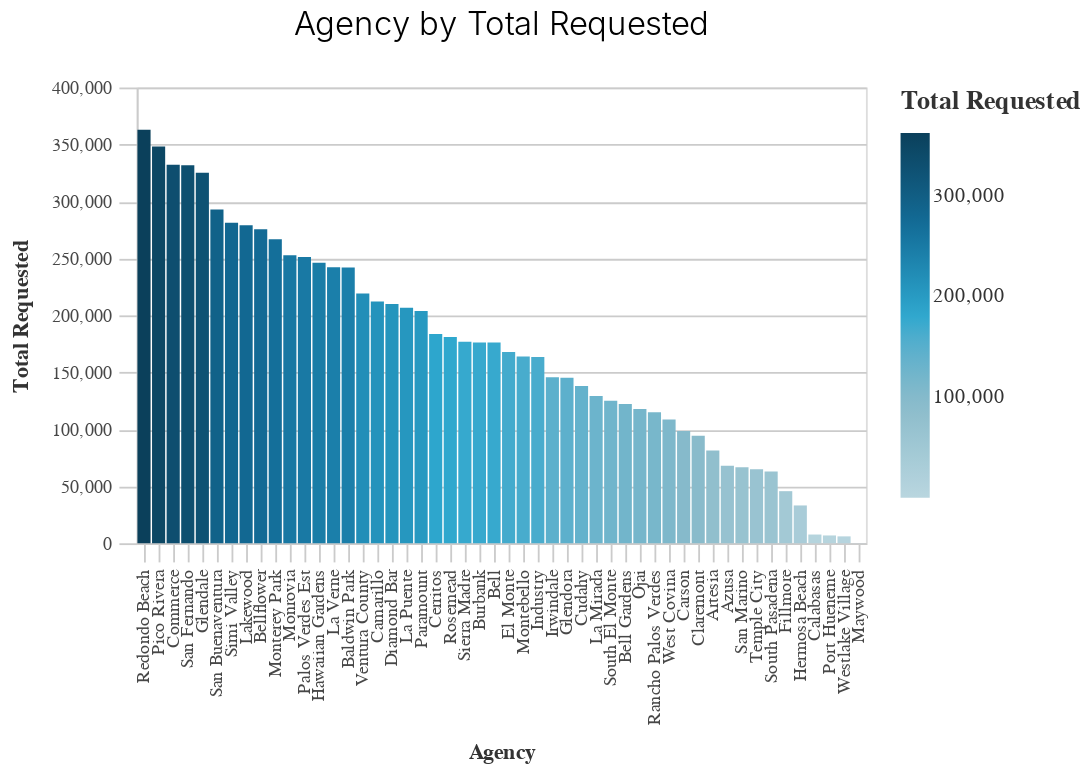

Notebook code cell kept with this figure:
### Code cell
_dla_utils.basic_bar_chart((((_dla_utils.calculate_data_all(df, 'total_requested', 'primary_agency_name', aggfunc="mean"))
                          >>arrange(-_.total_requested)).tail(50)
                        ), 'primary_agency_name','total_requested', 'total_requested', subset
                       )

### Figure 1 — Vega-Lite specification as saved in the notebook (floating-point values rounded to 4 significant figures)
{"usermeta": {"embedOptions": {"theme": "fivethirtyeight"}}, "config": {"view": {"continuousWidth": 400, "continuousHeight": 300}, "axis": {"domainColor": "#cbcbcb", "grid": true, "gridColor": "#cbcbcb", "gridWidth": 1, "labelColor": "#474747", "labelFont": "Nunito Sans", "labelFontSize": 10, "labelPadding": 4, "tickColor": "#cbcbcb", "tickSize": 10, "titleColor": "#333", "titleFont": "Raleway", "titleFontSize": 12, "titlePadding": 10}, "axisBand": {"grid": false}, "background": "white", "font": "Raleway", "header": {"labelFont": "Nunito Sans", "titleFont": "Raleway"}, "legend": {"labelColor": "#333", "labelFont": "Nunito Sans", "labelFontSize": 11, "labelLimit": 0, "padding": 1, "symbolSize": 30, "symbolType": "square", "titleColor": "#333", "titleFont": "Raleway", "titleFontSize": 14, "titlePadding": 10}, "title": {"anchor": "middle", "font": "Raleway", "fontSize": 18, "fontWeight": 300, "offset": 20}}, "data": {"name": "data-8f22c07f588c6e65397e80ab5858c89a"}, "mark": "bar", "encoding": {"color": {"field": "total_requested", "legend": {"title": "Total Requested"}, "scale": {"range": ["#B9D6DF", "#8CBCCB", "#2EA8CE", "#136C97", "#0B405B"]}, "type": "quantitative"}, "x": {"field": "primary_agency_name", "sort": "-y", "title": "Agency", "type": "nominal"}, "y": {"field": "total_requested", "title": "Total Requested", "type": "quantitative"}}, "height": 250, "title": "Agency by Total Requested", "width": 400, "$schema": "https://vega.github.io/schema/vega-lite/v4.17.0.json", "datasets": {"data-8f22c07f588c6e65397e80ab5858c89a": [{"primary_agency_name": "Redondo Beach", "total_requested": 362800.0}, {"primary_agency_name": "Pico Rivera", "total_requested": 348200.0}, {"primary_agency_name": "Commerce", "total_requested": 332100.0}, {"primary_agency_name": "San Fernando", "total_requested": 331800.0}, {"primary_agency_name": "Glendale", "total_requested": 325200.0}, {"primary_agency_name": "San Buenaventura", "total_requested": 293000.0}, {"primary_agency_name": "Simi Valley", "total_requested": 281400.0}, {"primary_agency_name": "Lakewood", "total_requested": 279100.0}, {"primary_agency_name": "Bellflower", "total_requested": 275600.0}, {"primary_agency_name": "Monterey Park", "total_requested": 266900.0}, {"primary_agency_name": "Monrovia", "total_requested": 252800.0}, {"primary_agency_name": "Palos Verdes Est", "total_requested": 251200.0}, {"primary_agency_name": "Hawaiian Gardens", "total_requested": 246200.0}, {"primary_agency_name": "La Verne", "total_requested": 242200.0}, {"primary_agency_name": "Baldwin Park", "total_requested": 242000.0}, {"primary_agency_name": "Ventura County", "total_requested": 219200.0}, {"primary_agency_name": "Camarillo", "total_requested": 212200.0}, {"primary_agency_name": "Diamond Bar", "total_requested": 210100.0}, {"primary_agency_name": "La Puente", "total_requested": 206700.0}, {"primary_agency_name": "Paramount", "total_requested": 203700.0}, {"primary_agency_name": "Cerritos", "total_requested": 183800.0}, {"primary_agency_name": "Rosemead", "total_requested": 181100.0}, {"primary_agency_name": "Sierra Madre", "total_requested": 176800.0}, {"primary_agency_name": "Burbank", "total_requested": 176300.0}, {"primary_agency_name": "Bell", "total_requested": 176100.0}, {"primary_agency_name": "El Monte", "total_requested": 167900.0}, {"primary_agency_name": "Montebello", "total_requested": 163800.0}, {"primary_agency_name": "Industry", "total_requested": 163500.0}, {"primary_agency_name": "Irwindale", "total_requested": 145800.0}, {"primary_agency_name": "Glendora", "total_requested": 145200.0}, {"primary_agency_name": "Cudahy", "total_requested": 138100.0}, {"primary_agency_name": "La Mirada", "total_requested": 129300.0}, {"primary_agency_name": "South El Monte", "total_requested": 125000.0}, {"primary_agency_name": "Bell Gardens", "total_requested": 122100.0}, {"primary_agency_name": "Ojai", "total_requested": 117800.0}, {"primary_agency_name": "Rancho Palos Verdes", "total_requested": 115100.0}, {"primary_agency_name": "West Covina", "total_requested": 108600.0}, {"primary_agency_name": "Carson", "total_requested": 98580.0}, {"primary_agency_name": "Claremont", "total_requested": 94290.0}, {"primary_agency_name": "Artesia", "total_requested": 81450.0}, {"primary_agency_name": "Azusa", "total_requested": 68080.0}, {"primary_agency_name": "San Marino", "total_requested": 66720.0}, {"primary_agency_name": "Temple City", "total_requested": 65000.0}, {"primary_agency_name": "South Pasadena", "total_requested": 62890.0}, {"primary_agency_name": "Fillmore", "total_requested": 45710.0}, {"primary_agency_name": "Hermosa Beach", "total_requested": 33180.0}, {"primary_agency_name": "Calabasas", "total_requested": 7658.0}, {"primary_agency_name": "Port Hueneme", "total_requested": 6842.0}, {"primary_agency_name": "Westlake Village", "total_requested": 6043.0}, {"primary_agency_name": "Maywood", "total_requested": 105.9}]}}
